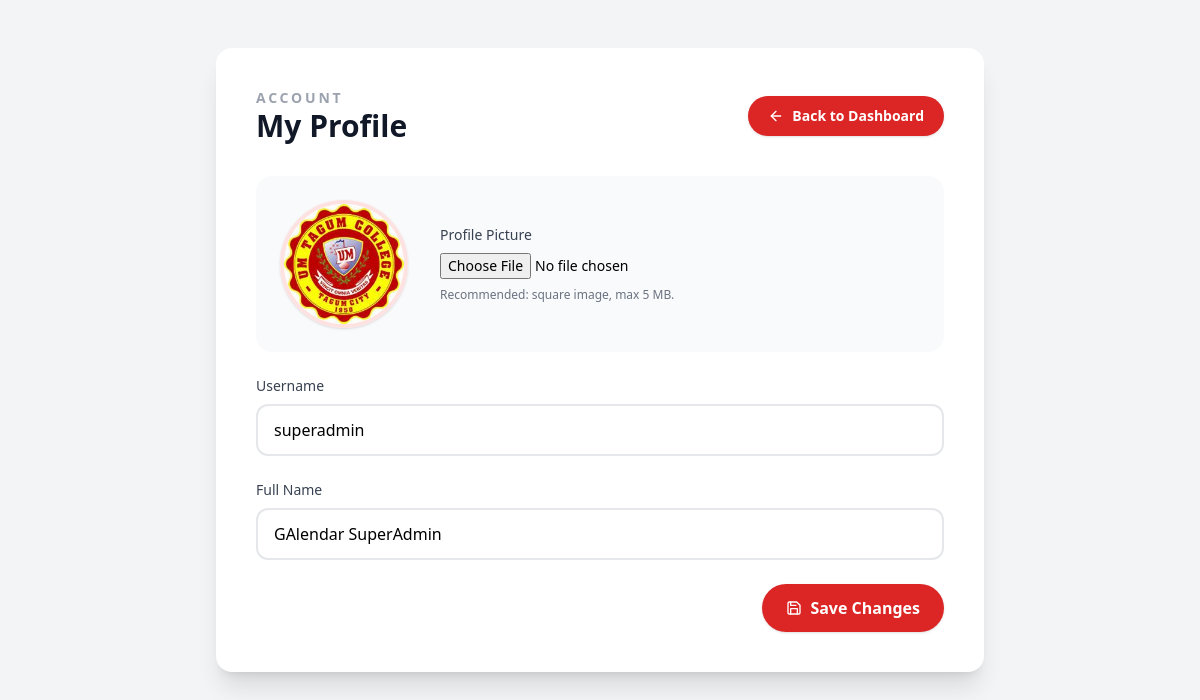
The app's page /profile.php (signed in) with its own data.
### tables this page shows
CREATE TABLE `users` (
  `id` int(11) NOT NULL,
  `username` varchar(50) NOT NULL,
  `password` varchar(255) NOT NULL,
  `email` varchar(100) NOT NULL,
  `role` enum('super_admin','admin') NOT NULL,
  `full_name` varchar(100) NOT NULL,
  `department_id` int(11) DEFAULT NULL,
  `require_password_change` tinyint(1) DEFAULT 0,
  `created_at` timestamp NOT NULL DEFAULT current_timestamp(),
  `reset_token` varchar(255) DEFAULT NULL,
  `reset_token_expiry` datetime DEFAULT NULL,
  `is_archived` tinyint(1) DEFAULT 0,
  `archived_at` datetime DEFAULT NULL,
  `last_login_at` datetime DEFAULT NULL,
  `last_login_ip` varchar(45) DEFAULT NULL,
  `profile_picture` varchar(255) DEFAULT NULL
);

### config.php (called while the page is built, shortened)
<?php
try {
    $pdo = new PDO("mysql:host=" . DB_HOST . ";dbname=" . DB_NAME . ";charset=utf8mb4", DB_USER, DB_PASS);
    $pdo->setAttribute(PDO::ATTR_ERRMODE, PDO::ERRMODE_EXCEPTION);
    $pdo->setAttribute(PDO::ATTR_DEFAULT_FETCH_MODE, PDO::FETCH_ASSOC);
    $pdo->setAttribute(PDO::ATTR_EMULATE_PREPARES, false);
} catch(PDOException $e) {
    die("Database connection failed: " . $e->getMessage());
}
function isLoggedIn() {
    return isset($_SESSION['user_id']);
}
function isSuperAdmin() {
    return isset($_SESSION['role']) && $_SESSION['role'] === 'super_admin';
}
function getCurrentUser() {
    global $pdo;
    if (isLoggedIn()) {
        $stmt = $pdo->prepare("SELECT u.*, d.code as department_code FROM users u LEFT JOIN departments d ON u.department_id = d.id WHERE u.id = ?");
        $stmt->execute([$_SESSION['user_id']]);
        return $stmt->fetch();
    }
    return null;
}
?>

### profile.php (the view, shortened to what this page needs)
<?php
require_once 'config.php';
$user = getCurrentUser();
?>
<!DOCTYPE html>
<html lang="en">
<head>
    <script src="https://cdn.tailwindcss.com"></script>
    <link rel="stylesheet" href="includes/design-system.css">
</head>
<body class="bg-gray-100 min-h-screen py-12 px-4">
    <div class="max-w-3xl mx-auto bg-white rounded-2xl shadow-xl p-10 space-y-8">
        <div class="flex flex-wrap items-center justify-between gap-4">
            <div>
                <p class="text-sm font-semibold text-gray-400 uppercase tracking-[0.2em]">Account</p>
                <h1 class="text-3xl font-bold text-gray-900">My Profile</h1>
            </div>
            <a href="<?php echo isSuperAdmin() ? 'super_admin.php' : 'admin.php'; ?>" class="inline-flex items-center gap-2 px-5 py-2.5 text-sm font-semibold text-white bg-red-600 rounded-full shadow hover:bg-red-700 transition">
                <i data-feather="arrow-left" class="w-4 h-4"></i>
                <span>Back to Dashboard</span>
            </a>
        </div>
        <form method="POST" enctype="multipart/form-data" class="space-y-6">
            <div class="flex flex-wrap items-center gap-8 bg-gray-50 rounded-2xl p-6">
                <img src="<?php echo !empty($user['profile_picture']) ? htmlspecialchars($user['profile_picture']) : 'https://via.placeholder.com/100x100.png?text=User'; ?>" alt="Profile" class="w-32 h-32 rounded-full object-cover border-4 border-red-100 shadow">
                <div class="space-y-2">
                    <label class="block text-sm font-medium text-gray-700">Profile Picture</label>
                    <input type="file" name="profile_picture" accept="image/*" class="block text-sm">
                    <p class="text-xs text-gray-500">Recommended: square image, max 5&nbsp;MB.</p>
                </div>
            </div>
            <div>
                <label class="block text-sm font-medium text-gray-700">Username</label>
                <input type="text" name="username" required value="<?php echo htmlspecialchars($user['username']); ?>" class="mt-2 w-full border-2 border-gray-200 rounded-xl px-4 py-3 text-base focus:outline-none focus:ring-2 focus:ring-red-500">
            </div>
            <div>
                <label class="block text-sm font-medium text-gray-700">Full Name</label>
                <input type="text" name="full_name" required value="<?php echo htmlspecialchars($user['full_name']); ?>" class="mt-2 w-full border-2 border-gray-200 rounded-xl px-4 py-3 text-base focus:outline-none focus:ring-2 focus:ring-red-500">
            </div>
            <div class="flex justify-end">
                <button type="submit" class="inline-flex items-center gap-2 px-6 py-3 bg-red-600 text-white rounded-full font-semibold shadow hover:bg-red-700 transition">
                    <i data-feather="save" class="w-4 h-4"></i>
                    <span>Save Changes</span>
                </button>
            </div>
        </form>
    </div>
</body>
</html>

### includes/design-system.css (style rules this page uses)
:root { --primary:#e64f4fff; --primary-light:#832222ff; --primary-dark:#000000ff; --secondary:#10b981; --dark:#741f1fff; --light:#f8fafc; }
html { font-family:Inter,ui-sans-serif,system-ui,-apple-system,Segoe UI,Roboto,Helvetica,Arial,Apple Color Emoji,Segoe UI Emoji,Segoe UI Symbol,sans-serif; }
.rounded-xl { border-radius:.75rem }

### records on screen
users: profile_picture (picture), username "superadmin", full_name "GAlendar SuperAdmin"
